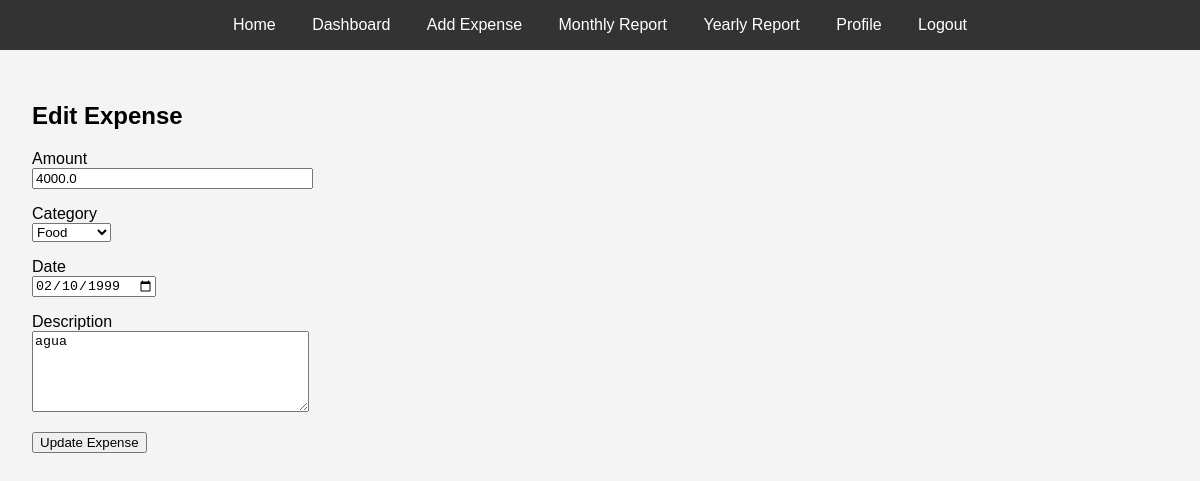
Page /edit_expense/1 (signed in) on the committed database.
### app/models.py (models this page shows)
class Expense(db.Model):
    id = db.Column(db.Integer, primary_key=True)
    amount = db.Column(db.Float, nullable=False)
    category_id = db.Column(db.Integer, db.ForeignKey('category.id'), nullable=False)
    date = db.Column(db.Date, nullable=False)
    description = db.Column(db.String(200), nullable=True)
    user_id = db.Column(db.Integer, db.ForeignKey('user.id'), nullable=False)
    __table_args__ = {'extend_existing': True}

### app/routes.py (the view, shortened to what this page needs)
@bp.route('/edit_expense/<int:expense_id>', methods=['GET', 'POST'])
@login_required
def edit_expense(expense_id):
    expense = Expense.query.get_or_404(expense_id)
    form = EditExpenseForm(obj=expense)
    return render_template('edit_expense.html', form=form, expense=expense)

### app/forms.py
class EditExpenseForm(FlaskForm):
    amount = FloatField('Amount', validators=[DataRequired()])
    category = SelectField('Category', validators=[DataRequired()], coerce=int)
    date = DateField('Date', format='%Y-%m-%d', validators=[DataRequired()])
    description = TextAreaField('Description')
    submit = SubmitField('Update Expense')
    def __init__(self, *args, **kwargs):
        super(EditExpenseForm, self).__init__(*args, **kwargs)
        self.category.choices = [(c.id, c.name) for c in Category.query.filter_by(user_id=current_user.id).all()]

### app/__init__.py (called while the page is built)
def create_app(config_class=Config):
    app = Flask(__name__)
    app.config.from_object(config_class)
    db.init_app(app)
    login_manager.init_app(app)
    migrate.init_app(app, db)
    from app import routes
    app.register_blueprint(routes.bp)
    @login_manager.user_loader
    def load_user(user_id):
        return User.query.get(int(user_id))
    @app.errorhandler(500)
    def internal_error(error):
        db.session.rollback()
        return render_template('500.html'), 500
    @app.errorhandler(404)
    def not_found_error(error):
        return render_template('404.html'), 404
    return app

### app/templates/edit_expense.html (shortened to what this page needs)
{% extends "base.html" %}
{% block content %}
    <h2>Edit Expense</h2>
    <form method="POST" action="">
        <p>
            {{ form.amount.label }}<br>
            {{ form.amount(size=32) }}<br>
        </p>
        <p>
            {{ form.category.label }}<br>
            {{ form.category() }}<br>
        </p>
        <p>
            {{ form.date.label }}<br>
            {{ form.date(size=32) }}<br>
        </p>
        <p>
            {{ form.description.label }}<br>
            {{ form.description(rows=5, cols=32) }}<br>
        </p>
        <p>{{ form.submit() }}</p>
    </form>
{% endblock %}

### app/static/style.css (style rules this page uses)
body { font-family: Arial, sans-serif; margin: 0; padding: 0; background-color: #f4f4f4; }

### rows in the picture
Expense: amount "4000.0", category "Food", date "02/10/1999", description "agua"
